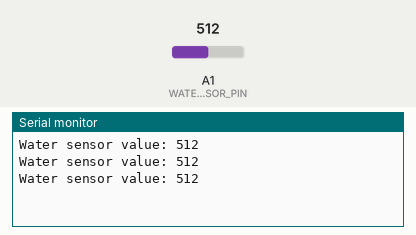
Simulated run of this sketch. Board: Arduino Uno, built with avr-gcc and run on an emulated ATmega328P. Parts: the last lines printed to the serial monitor. The inputs (shaded band) are chosen by the test bench; at power-on: A1 (WATER_SENSOR_PIN) = 512.

Above: at 1.3 s.
1.4 s: A1 (WATER_SENSOR_PIN) set to 716
At 1.9 s:
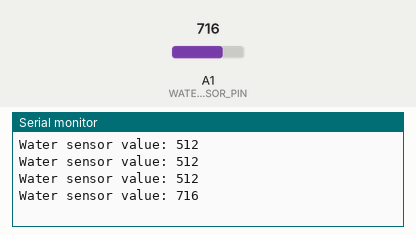
2.9 s: A1 (WATER_SENSOR_PIN) set to 900
At 3.4 s:
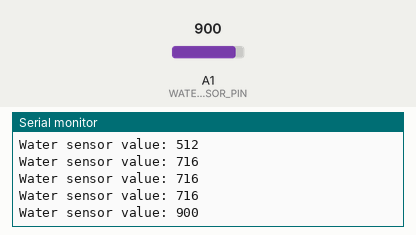
Timing chart, 0 to 5.9 s (numbered marks = the images above; inputs shaded):
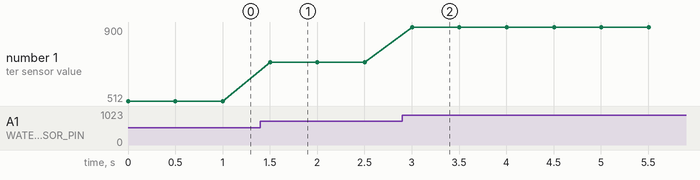

The sketch:

watersenosr.ino
```cpp
const int WATER_SENSOR_PIN = A1;

void setup() {
  Serial.begin(9600);
}

void loop() {
  int waterLevel = analogRead(WATER_SENSOR_PIN);

  Serial.print("Water sensor value: ");
  Serial.println(waterLevel);

  delay(500);
}
```

Measured:
- after the input at 1.4 s, the serial monitor: prints a new line after 0.10 s (image 1)
- after the input at 2.9 s, the serial monitor: prints a new line after 0.10 s (image 2)
- plotted number 1: 512 → 716 after the input at 1.4 s, 716 → 900 after the input at 2.9 s
